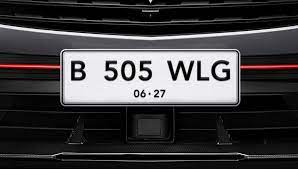
#> input picture plat_putih2.jpg, 298 x 169 px
$ python ocr_plat.py
#> lines starting #> are read from the running program, lines starting #| are printed output that depends on the picture; after the words box and inside, x2 and y2 are one past the last pixel; in counts of white or black regions, pixels touching at a corner belong together
import cv2
import pytesseract

# Konfigurasi lokasi tesseract (ubah sesuai lokasi instalasi Anda)
pytesseract.pytesseract.tesseract_cmd = r'C:\\Program Files\\Tesseract-OCR\\tesseract.exe'

# Baca gambar menggunakan OpenCV
image_path = 'plat_putih2.jpg'  # Ganti dengan path gambar Anda
image = cv2.imread(image_path)
#> image is the input picture: shape (169, 298, 3); mean B, G, R 63.8, 62.2, 63.7

# Tampilkan gambar asli
cv2.imshow("Original Image", image)

# Preprocessing Gambar
# 1. Konversi ke Grayscale
gray_image = cv2.cvtColor(image, cv2.COLOR_BGR2GRAY)
cv2.imshow("Gray Image", gray_image)
# 2. Binarisasi menggunakan Threshold
_, binary_image = cv2.threshold(gray_image, 128, 255, cv2.THRESH_BINARY)
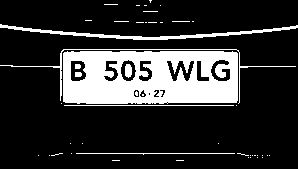
#> binary_image: shape (169, 298); 19.3% white; 47 white regions (39 under 20 px), largest, box (x1, y1, x2, y2) and area: (63, 51, 238, 104) 7663, (0, 24, 298, 40) 958, (0, 49, 296, 104) 456

# Tampilkan hasil preprocessing
cv2.imshow("Processed Image", binary_image)

# OCR dengan Tesseract
custom_config = r"--oem 3 --psm 6"  # Mode default untuk teks terstruktur
#> (the run stopped early here; a loop or call above may not have finished)

$ run again, with images.jpg copied over plat_putih2.jpg
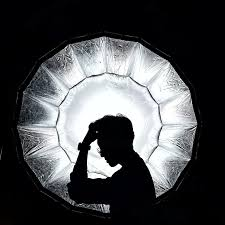
#> input picture images.jpg, 225 x 225 px
#> image is the input picture: shape (225, 225, 3); mean B, G, R 75.9, 73.7, 72.2
#> `_, binary_image = cv2.threshold(gray_image, 128, 255, cv2.THRESH_BINARY)`:
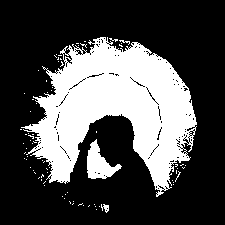
#> binary_image: shape (225, 225); 30% white; 79 white regions (75 under 20 px), largest, box (x1, y1, x2, y2) and area: (21, 37, 197, 197) 14280, (87, 139, 122, 179) 679, (101, 204, 109, 213) 41, (119, 40, 130, 45) 20

$ run again, with plat_hitam.jpg copied over plat_putih2.jpg
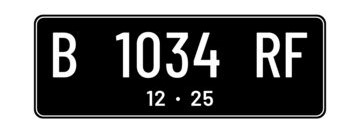
#> input picture plat_hitam.jpg, 360 x 131 px
#> image is the input picture: shape (131, 360, 3); min 0, max 255, mean 117.3
#> `_, binary_image = cv2.threshold(gray_image, 128, 255, cv2.THRESH_BINARY)`:
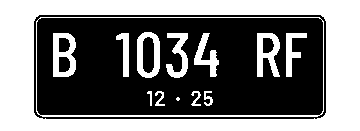
#> binary_image: shape (131, 360); 45.9% white; 14 white regions (1 under 20 px), largest, box (x1, y1, x2, y2) and area: (0, 0, 360, 131) 16866, (36, 17, 324, 117) 1040, (53, 33, 76, 77) 651
